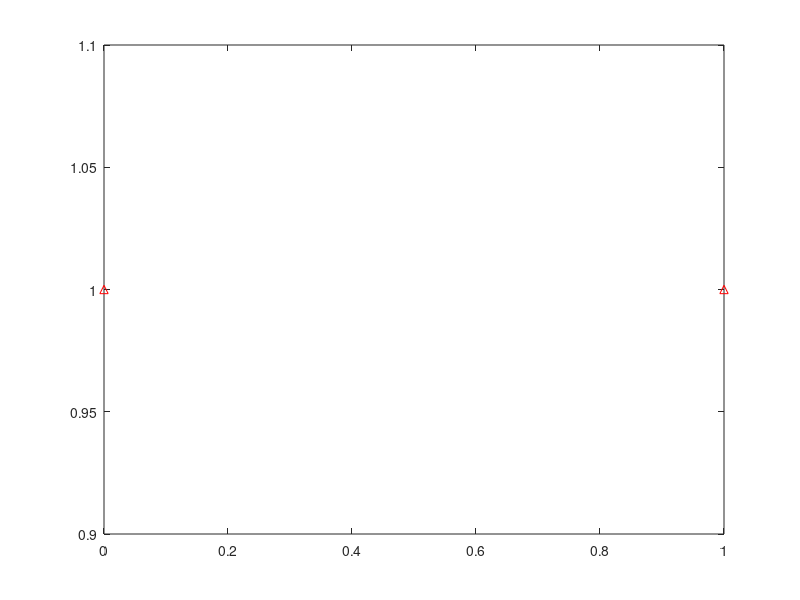

The MATLAB source for this figure: (Note: this script raises an error after producing the figure.)
%% Sample 7-3
%% 幾何学処理
% 拡大処理
% 
% 画像処理特論
% 
% 村松 正吾 
% 
% 動作確認: MATLAB R2020a
%% Geometric image processing
% Interpolation
% 
% Advanced Topics in Image Processing
% 
% Shogo MURAMATSU
% 
% Verified: MATLAB R2020a
% 準備
% (Preparation)

close all
% 補間率の設定
% (Setting of upsampling factor)
%% 
% * $M$: 補間率 (upsampling factor) 

% Upsampling factor
uFactor = 2;
%% 
% 最近傍補間フィルタのインパルス応答 (Impulse response of nearest-neighbor filter)
% 
% $$f[n]=\left\{\begin{array}{ll} 1& 0\leq n\leq M-1 \\ 0 & \mathrm{otherwise} 
% \end{array}\right.$$
% 
% 一次補間フィルタのインパルス応答 (Impulse response of linear interpolation filter)
% 
% $$f[n]=\left\{\begin{array}{ll} \frac{1}{M}(M-|n|) & -M+1\leq n\leq M-1 \\ 
% 0 & \mathrm{otherwise} \end{array}\right.$$
% 
% ただし，非因果性に注意．(Note that the incausal property.)
%% 
% * $\{f[n]\}_n$: インパルス応答 (Impulse response)

% Filter seletion
ftype = "Nearest neighbor";
offset = false; % Set TRUE for making the bilinear interpolation similar to IMRESIZE

% Impulse response of interpolation filter
if strcmp(ftype,'Nearest neighbor')
    f = ones(1,uFactor);
    offset = false;
elseif strcmp(ftype, 'Bilinear interpolation')
    f = 1-abs(-(uFactor-1):(uFactor-1))/uFactor;
    if offset && mod(uFactor,2)==0
        f = conv(f,[1 1]/2);
    end
else
    error('Invalid ftype')
end
%% フィルタ特性の表示
% (Display of filter characteristics)

% Impulse response
figure(1)
impz(f)
ax = gca;
ax.XLim = [-1 length(f)];
ax.YLim = [-0.2 1.2];
% Frequency response
figure(2)
freqz(f)
ax = gca;
hold on
line([0 1/uFactor 1/uFactor],[20*log10(uFactor) 20*log10(uFactor) ax.YLim(1)],...
    'LineStyle',':','LineWidth',2,'Color','red');
hold off
% 画像への適用
% (Application to images)
% 
% $$v[\mathbf{m}]=\sum_{\mathbf{k}\in\mathbb{Z}^2}u[\mathbf{Mk}]f[\mathbf{m}-\mathbf{Mk}]$$
% 
% 最近傍補間フィルタのインパルス応答 (Impulse response of nearest-neighbor filter)
% 
% $$f[\mathbf{n}]=\left\{\begin{array}{ll} 1 & \mathbf{n}\in \mathcal{N}(\mathbf{M})\\ 
% 0 & \mathrm{otherwise} \end{array}\right.$$
% 
% 双一次補間フィルタのインパルス応答 (Impulse response of bilinear interpolation filter)
% 
% $$f[\mathbf{n}]=\left\{\begin{array}{ll} \mathrm{prod}\left(\mathbf{1}-\mathrm{abs}\left(\mathbf{M}^{-1}\mathbf{n}\right) 
% \right)& \mathbf{n}\in \{\mathbf{Mx}\in\mathbb{Z}^2\ |\ \mathbf{x}\in(-1,1)^2\} 
% \\ 0 & \mathrm{otherwise} \end{array}\right.$$
% 
% ただし， $\mathrm{prod}(\cdot)$ は要素の積．非因果性に注意．(where $\mathrm{prod}(\cdot)$ denotes 
% the product of the array elements. Note that the incausal property.)
% 
% Note that if $\mathbf{M}=\mathrm{diag}(M,M)\Rightarrow \mathrm{prod}(\mathbf{1}-\mathrm{abs}(\mathbf{M}^{-1}\mathbf{n}))=\frac{1}{M^2}(M-|n_1|)(M-|n_2|)$ 
% and $\{\mathbf{Mx}\in\mathbb{Z}^2\ |\ \mathbf{x}\in(-1,1)^2\}=\{-M+1,M-1\}^2$.        

% Reading an image
u = imread('cameraman.tif');

% Generating an interpolation filter
if strcmp(ftype,'Nearest neighbor')
    [n1,n2] = ndgrid(0:uFactor-1);
    f = ones(uFactor,uFactor);
elseif strcmp(ftype,'Bilinear interpolation')
    [n1,n2] = ndgrid(-uFactor+1:uFactor-1);
    f = (1-abs(n1)/uFactor).*(1-abs(n2)/uFactor);
    if offset && mod(uFactor,2)==0
        f = conv2(f,ones(2)/4);
        [n1,n2] = ndgrid(-uFactor+1:uFactor);
    end
else
    error('Invalid ftype')
end
figure(3)
stem3(n2,n1,f,'filled')
axis ij
ax = gca;
ax.XLim = ax.XLim + [-1 1];
ax.YLim = ax.YLim + [-1 1];
figure(4)
freqz2(f)
axis ij
%%

% Bivariate upsampling function
upsample2 = @(x,n) ...
    shiftdim(upsample(...
    shiftdim(upsample(x,...
    n(1)),1),...
    n(2)),1);

% Interpolation with upsampling and filtering
x = padarray(u,[1 1],'replicate','both');
w = imfilter(upsample2(x,uFactor*[1 1]),f,'conv');
s = ceil(uFactor/2);
v = w(s+1:s+uFactor*size(u,1),s+1:s+uFactor*size(u,2));

% Interpolation with IMRESIZE
if strcmp(ftype,'Nearest neighbor')
    y = imresize(u,uFactor,'nearest');
elseif strcmp(ftype, 'Bilinear interpolation')
    y = imresize(u,uFactor,'bilinear');
else
    error('Invalid ftype')
end

% 画像表示
% (Display image)
% 
% 原画像 (Original)

figure(5)
imshow(u)
title('Original')
%% 
% 拡大画像 (Interpolated image)

% Definition of MSE
mymse = @(x,y) sum((x-y).^2,'all')/numel(x);

% Display results
figure(6)
imshow(v)
title('Interpolation w/o IMRESIZE')
figure(7)
imshow(y)
title('Interpolation w/ IMRESIZE')
figure(8)
imshow(imabsdiff(v,y))
title(['Absolute difference (MSE = ' num2str(mymse(v,y)) ')'])
%% 
% © Copyright, Shogo MURAMATSU, All rights reserved.